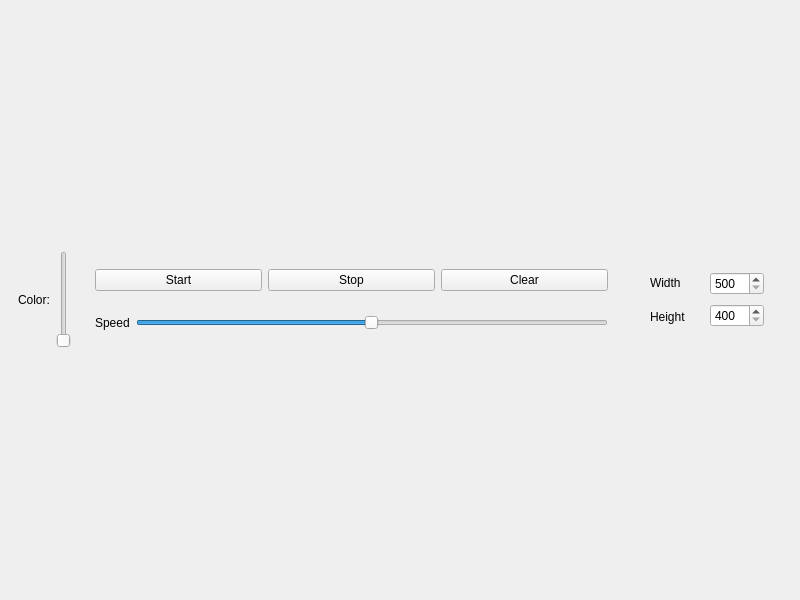
<?xml version="1.0" encoding="UTF-8"?>
<ui version="4.0">
 <class>MainWindow</class>
 <widget class="QMainWindow" name="MainWindow">
  <property name="geometry">
   <rect>
    <x>0</x>
    <y>0</y>
    <width>800</width>
    <height>600</height>
   </rect>
  </property>
  <property name="windowTitle">
   <string>FIT9201SUMBATYANTS_RAINBOW</string>
  </property>
  <widget class="QWidget" name="centralwidget">
   <layout class="QVBoxLayout" name="verticalLayout_2">
    <item>
     <widget class="QWidget" name="controlWidget" native="true">
      <property name="sizePolicy">
       <sizepolicy hsizetype="Preferred" vsizetype="Fixed">
        <horstretch>0</horstretch>
        <verstretch>0</verstretch>
       </sizepolicy>
      </property>
      <layout class="QHBoxLayout" name="horizontalLayout_2">
       <item>
        <widget class="QLabel" name="label">
         <property name="text">
          <string>Color:</string>
         </property>
        </widget>
       </item>
       <item>
        <widget class="QSlider" name="colorSlider">
         <property name="maximum">
          <number>360</number>
         </property>
         <property name="orientation">
          <enum>Qt::Vertical</enum>
         </property>
        </widget>
       </item>
       <item>
        <widget class="QWidget" name="rainbowControlWidget" native="true">
         <layout class="QVBoxLayout" name="verticalLayout_3">
          <item>
           <widget class="QWidget" name="playingWidget" native="true">
            <layout class="QHBoxLayout" name="horizontalLayout_4">
             <item>
              <widget class="QPushButton" name="startButton">
               <property name="text">
                <string>Start</string>
               </property>
              </widget>
             </item>
             <item>
              <widget class="QPushButton" name="stopButton">
               <property name="text">
                <string>Stop</string>
               </property>
              </widget>
             </item>
             <item>
              <widget class="QPushButton" name="clearButton">
               <property name="text">
                <string>Clear</string>
               </property>
              </widget>
             </item>
            </layout>
           </widget>
          </item>
          <item>
           <widget class="QWidget" name="speedWidget" native="true">
            <layout class="QHBoxLayout" name="horizontalLayout">
             <item>
              <widget class="QLabel" name="speedLabel">
               <property name="text">
                <string>Speed</string>
               </property>
              </widget>
             </item>
             <item>
              <widget class="QSlider" name="speedSlider">
               <property name="minimum">
                <number>1</number>
               </property>
               <property name="maximum">
                <number>10000</number>
               </property>
               <property name="value">
                <number>5000</number>
               </property>
               <property name="orientation">
                <enum>Qt::Horizontal</enum>
               </property>
              </widget>
             </item>
            </layout>
           </widget>
          </item>
         </layout>
        </widget>
       </item>
       <item>
        <widget class="QWidget" name="sizeWidget" native="true">
         <layout class="QHBoxLayout" name="horizontalLayout_3">
          <item>
           <widget class="QWidget" name="sizeLabelWidget" native="true">
            <layout class="QVBoxLayout" name="verticalLayout_4">
             <item>
              <widget class="QLabel" name="widthLabel">
               <property name="text">
                <string>Width</string>
               </property>
              </widget>
             </item>
             <item>
              <widget class="QLabel" name="heightWidget">
               <property name="text">
                <string>Height</string>
               </property>
              </widget>
             </item>
            </layout>
           </widget>
          </item>
          <item>
           <widget class="QWidget" name="sizeSpinWidget" native="true">
            <layout class="QVBoxLayout" name="verticalLayout_5">
             <item>
              <widget class="QSpinBox" name="widthSpin">
               <property name="minimum">
                <number>500</number>
               </property>
               <property name="maximum">
                <number>2000</number>
               </property>
              </widget>
             </item>
             <item>
              <widget class="QSpinBox" name="heightSpin">
               <property name="minimum">
                <number>400</number>
               </property>
               <property name="maximum">
                <number>2000</number>
               </property>
              </widget>
             </item>
            </layout>
           </widget>
          </item>
         </layout>
        </widget>
       </item>
      </layout>
     </widget>
    </item>
   </layout>
  </widget>
 </widget>
 <resources/>
 <connections/>
</ui>
